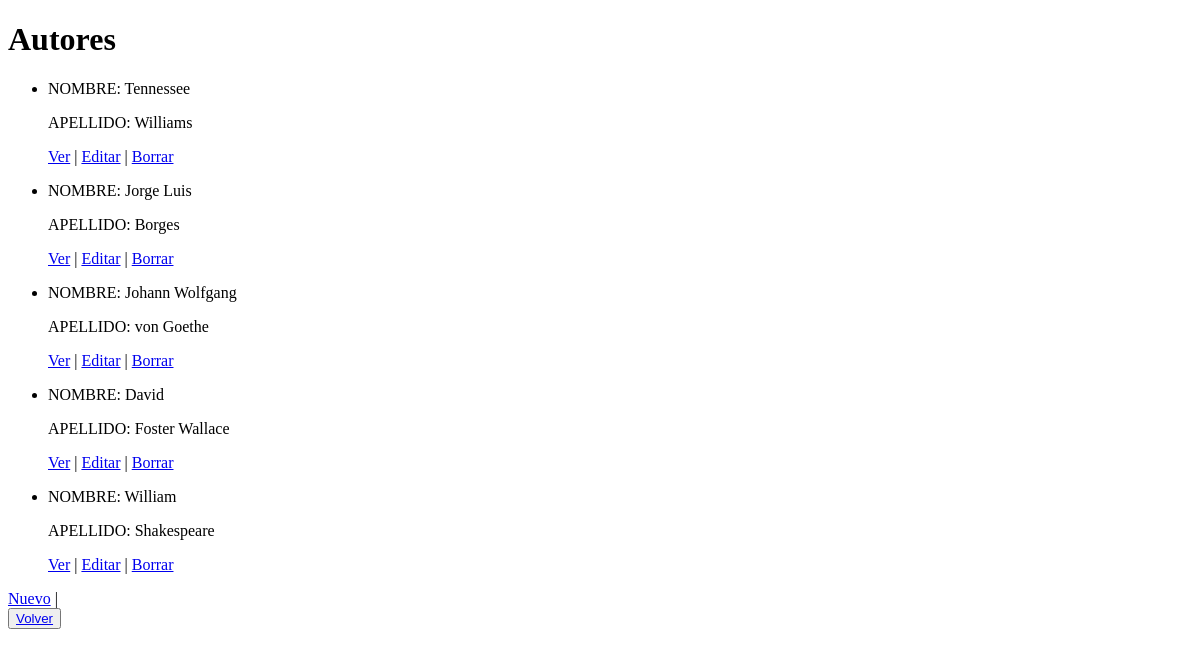
/autor/list, run on an earlier commit of the app's database.
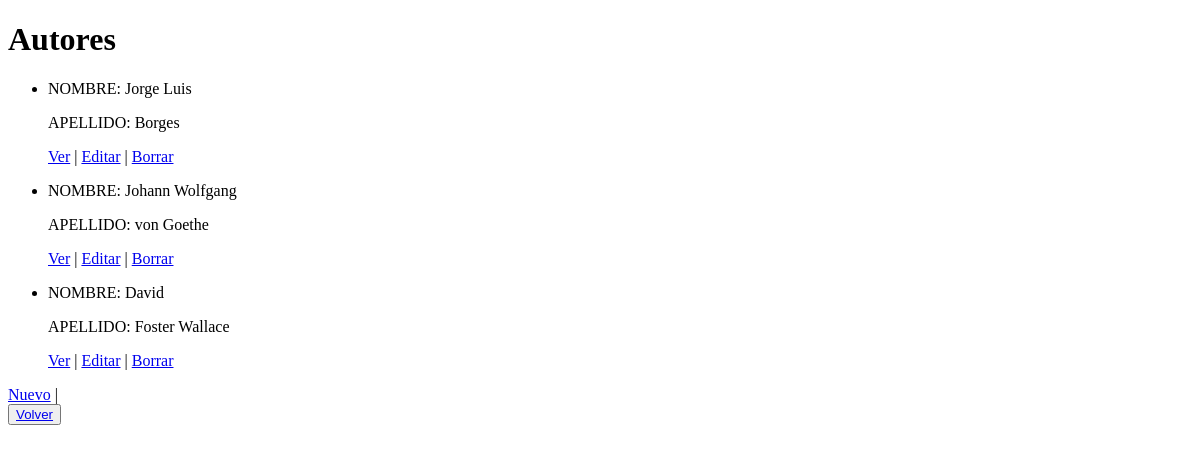
And on a later commit of the database.
### AppCoder/models.py (models this page shows, shortened)
class Autor(models.Model):
    nombre= models.CharField(max_length=30)
    apellido= models.CharField(max_length=30)
    genero= models.CharField(max_length=40)

### AppCoder/views.py (the view)
# urls.py: path('autor/list', views.AutorList.as_view(), name='List'),
class AutorList(ListView):
    model = Autor
    template_name = "AppCoder/autor_list.html"

### AppCoder/templates/AppCoder/autor_list.html (shortened to what this page needs)
<!DOCTYPE html>
<html lang="en">
<head>
</head>
<body>
    <h1>Autores</h1>
    <ul>
        {% for autor in object_list %}
        <li>
            <p>NOMBRE: {{ autor.nombre }} </p>
            <p>APELLIDO: {{ autor.apellido }} </p>
            <p>
                <a href="{% url 'Detail' autor.id %}">Ver</a> |
                <a href="{% url 'Edit' autor.id %}">Editar</a> |
                <a href="{% url 'Delete' autor.id %}">Borrar</a>
            </p>
        </li>
    {% endfor %}
</ul>
<a href="{% url 'New' %}">Nuevo</a> |
<br>
<button>
    <a href="../autores">Volver</a>
</button>
</body>
</html>

What changed in the data, as far as the page shows it:
removed Autor: nombre "Tennessee", apellido "Williams"
removed Autor: nombre "William", apellido "Shakespeare"
